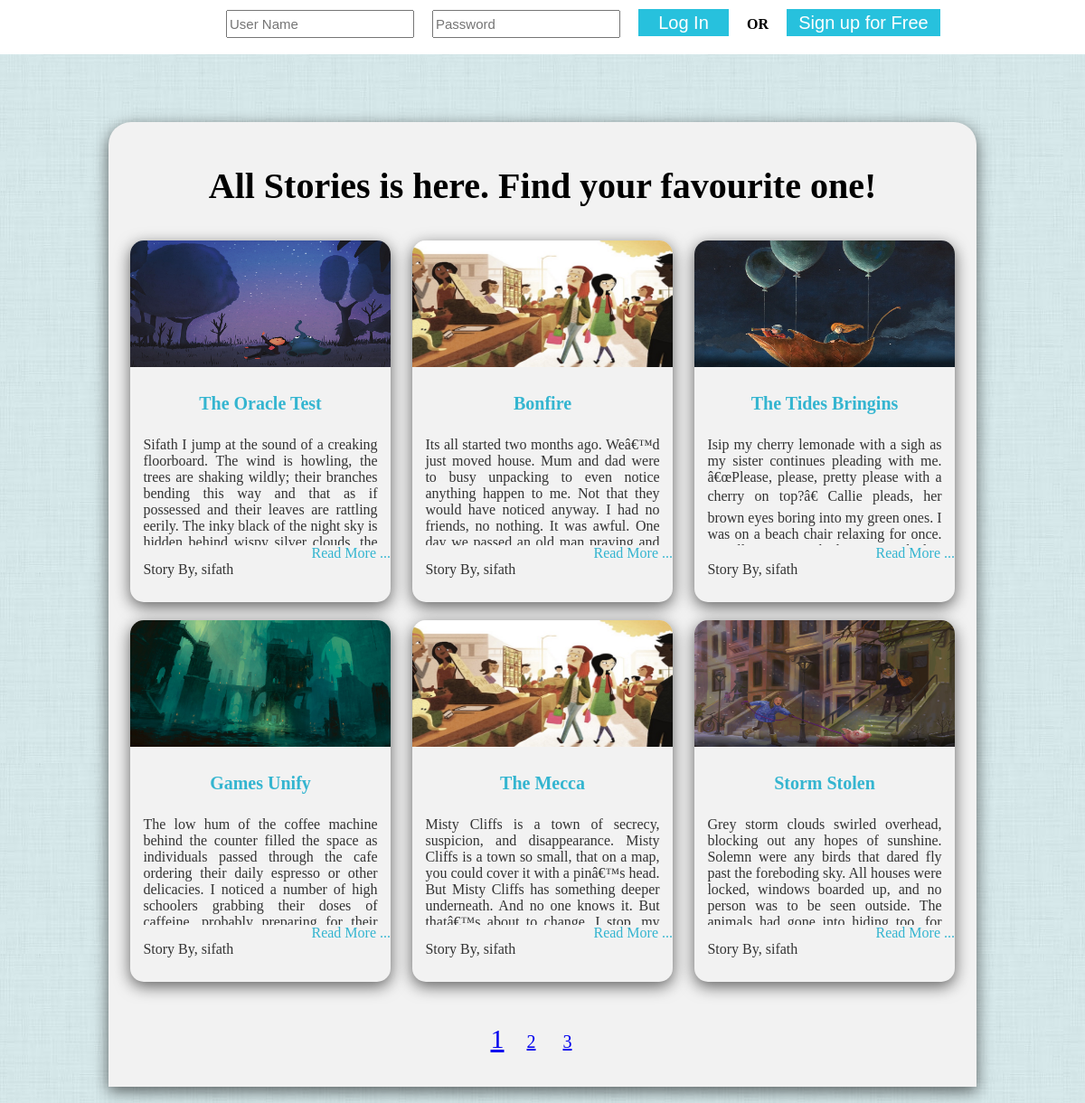
/pages/allStory.php, run on the app's committed database.
### tables this page shows
CREATE TABLE IF NOT EXISTS `storyinfo` (
`storyID` int(11) NOT NULL,
  `UserName` varchar(100) NOT NULL,
  `Title` varchar(1000) NOT NULL,
  `StoryBody` text NOT NULL,
  `View` int(11) NOT NULL,
  `Likes` int(11) NOT NULL
);

### scripts/DBConnection.php (called while the page is built, shortened)
<?php
	function selectAllStory()
	{
		$conn = new mysqli($GLOBALS["servername"], $GLOBALS["username"], $GLOBALS["password"]);
		$sql = "SELECT * FROM storyshare.storyinfo";
		$result = $conn->query($sql);
		if ( $result->num_rows> 0)
		{
			$allStory = array();
			while($row = $result->fetch_assoc())
			{
				$allStory[] = array(
				"storyID" => $row['storyID'],
				"userName" => $row['UserName'],
				"title" => $row["Title"],
				"storyBody" => $row['StoryBody'],
				"view" => $row['View'],
				"like" => $row['Likes']
				);
			}
			return $allStory;
		}
		else
		{
			return null;
		}
	}
?>

### pages/allStory.php (the view, shortened to what this page needs)
<!Doctype html>
<?php
	require '../scripts/DBConnection.php';
	$allStory=selectAllStory();
?>
<html>
	<head>
	</head>
	<body>
		<?php
		if(isset($_SESSION["currentUser"]))
			echo '<div id="navigation">';
		else
			echo '<div id ="navigation" style="background-color:#FFF">';
	?>
		<?php
				if(isset($_SESSION["currentUser"]))
				{
			?>
			<nav>
				<ul>
					<li><a href="../index.php">Home</a></li>
					<li><a href="allStory.php">Read</a></li>
					<li><a href="profile.php">Write</a></li>
					<li><a href="storyStatus.php">Story Status</a></li>
					<li><a href="#"><?php echo $_SESSION["currentUser"];?></a>
						<ul>
							<li><a href="changeInfo.php">Edit Profile</a></li>
							<li><a href="changePass.php">Change Password</a></li>
							<li><a href="../scripts/logout.php">Logout</a></li>
						</ul>
					</li>
				</ul>
			</nav>
			<?php
				}
				else
				{
			?>
			<div style="padding-top:10px">
			<form method="post" action="<?php echo htmlspecialchars($_SERVER["PHP_SELF"]);?>">
				<input type="text" class="textBox" placeholder="User Name" name="userName" required/>
				<input type="password" class="textBox" placeholder="Password" name="password" required/>
				<input type="submit" class="button" value="Log In"/>
				<span style="color:black;font-size:25"><b> OR </b></span>
				<a href="regStart.php"><input type="button" class="button" style="width:170px; background-color:#27c1dd"  value="Sign up for Free"></a>
				<?php
			}
			?>
			</form>
			</div>
		</div>
		<br><br><br><br><br><br>
		<div id="wrapper">
		<h1 style="text-align:center; font-size:40px">
			<br>
			All Stories is here. Find your favourite one!
			<br>
		</h1>
		<div id="storySection" align="center">
			<?php
				$index=0;
				for ($i=$index; $i<$index+6 ;$i++) {
			?>
				<article class="story">
					<img src="../storyPhoto/<?php echo rand(1,9);?>.jpg" alt="Story Cover Photo">
					<h6>
						<a href="pages/story.php?id=<?php echo $allStory[$i]["storyID"]; ?>" style="float:none;font-size:20px">
							<?php echo htmlspecialchars($allStory[$i]["title"],ENT_IGNORE);?>
						</a>
					</h6>
					<p align="justify">
						<?php echo htmlspecialchars($allStory[$i]["storyBody"],ENT_IGNORE); ?>
					</p>
					<a href="story.php?id=<?php echo $allStory[$i]["storyID"]; ?>">Read More ...</a>
					<br>
					<p style="text-align:left">
						Story By,
						<?php echo $allStory[$i]["userName"]; ?>
					</p>
				</article>
			<?php
			}
			?>
		</div>
		<br><br>
		<div id="pagination" align="center">
				<?php
				$start=1;
				$end=5;
				for ($i=$start;$i<=$end;$i++) {
					if((isset($_GET["page"]) && $_GET["page"]==$i)|| (!isset($_GET["page"])&&$i==1))
						{
							echo '<a href="storyStatus.php?page='.$i.'" style="font-size:30px">'. $i .'</a>';
						}
						else
						{
				?>
				<a href="allStory.php?page=<?php echo $i;?>"><?php echo $i;?></a>
				<?php
				}
					if(count($allStory)< ($i*5) )
					{
						break;
					}
				}
				?>
			</div>
		<br><br>
		</div>
		<br>
	</body>
</html>

### pages/allStory.php (style rules this page uses)
body { margin:0px; //background-color: rgb(228,244,248); background-image: url("img/background.jpg"); background-repeat: repeat; //background-size: 100% 100%; }
#navigation { width: 100%; height: 60px; background-color: #27c1dd; position: fixed; }
#wrapper { width: 80%; margin:auto; //margin-bottom: 0px; //background-color: #27c1dd; //border-radius:25px; border-top-left-radius:25px; border-top-right-radius:25px; background-color: #f2f2f2; box-shadow: 0 5px 17px 0 rgba(0,0,0,.6); //background-color: #f3f3f3; //opacity: 0.8; }
#storySection { width: 100%; //margin: auto; //padding: 10px; //margin: 10px; }
.story { display: inline-block; width: 30%; height: 400px; margin: 10px; border: 10px transparent; border-radius: 15px; box-shadow: 0 5px 17px 0 rgba(0,0,0,.6); vertical-align: top; //background-color:#27c1dd; //background-color: #500000; color: #333; //font-size: 20px; }
.story img { width: 100%; height: 140px; border-top-left-radius:15px; border-top-right-radius:15px; }
.story p { height:120px; width: 90%; margin: auto; overflow: hidden; }
.story a { color: #34b5d0; text-decoration: none; float: right; }
.textBox { width:200px; height: 25px; //background-color: white; color:black; //border-radius: 10px; font-size: 15px; //opacity: 0.5 }
form { float: right; margin-right:160px }
.button { height: 30px; width:100px; //border-radius: 10px; color:white; background-color: #27c1dd ; border: none; font-size: 20px; //opacity:1; }
#pagination { font-size: 20px; }

### data on the page
storyinfo: shows a picture, Title "The Oracle Test", StoryBody "Sifath I jump at the sound of a creaking floorboard. The wind is howling, the trees are shaking wildly; their branches bending this way and that as if possessed and their leaves are rattling eerily. The inky black of the night sky is…", UserName "sifath"
storyinfo: Title "Bonfire", StoryBody "Its all started two months ago. Weâ€™d just moved house. Mum and dad were to busy unpacking to even notice anything happen to me. Not that they would have noticed anyway. I had no friends, no nothing. It was awful. One…", UserName "sifath"
storyinfo: shows a picture, Title "The Tides Bringins", StoryBody "Isip my cherry lemonade with a sigh as my sister continues pleading with me. â€œPlease, please, pretty please with a cherry on top?â€ Callie pleads, her brown eyes boring into my green ones. I was on a beach chair relaxing for once.…", UserName "sifath"
storyinfo: shows a picture, Title "Games Unify", StoryBody "The low hum of the coffee machine behind the counter filled the space as individuals passed through the cafe ordering their daily espresso or other delicacies. I noticed a number of high schoolers grabbing their doses of…", UserName "sifath"
storyinfo: Title "The Mecca", StoryBody "Misty Cliffs is a town of secrecy, suspicion, and disappearance. Misty Cliffs is a town so small, that on a map, you could cover it with a pinâ€™s head. But Misty Cliffs has something deeper underneath. And no one knows it. But…", UserName "sifath"
storyinfo: shows a picture, Title "Storm Stolen", StoryBody "Grey storm clouds swirled overhead, blocking out any hopes of sunshine. Solemn were any birds that dared fly past the foreboding sky. All houses were locked, windows boarded up, and no person was to be seen outside. The…", UserName "sifath"
